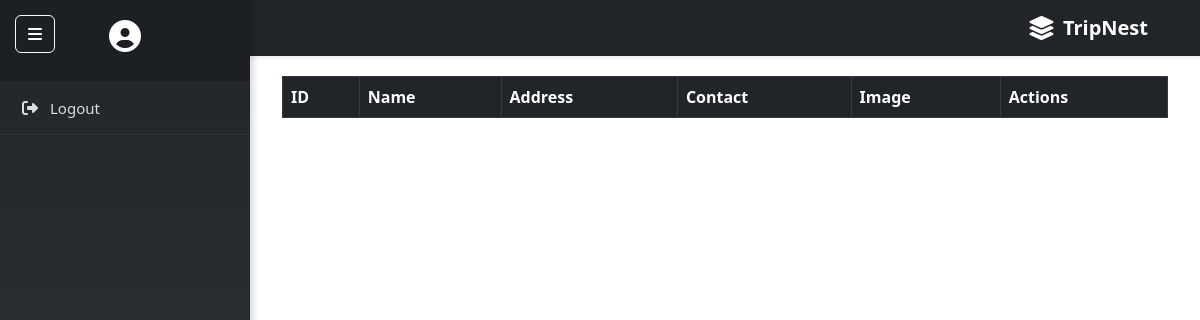
The app's page /CLIENT/manage_destinations.php, older data.
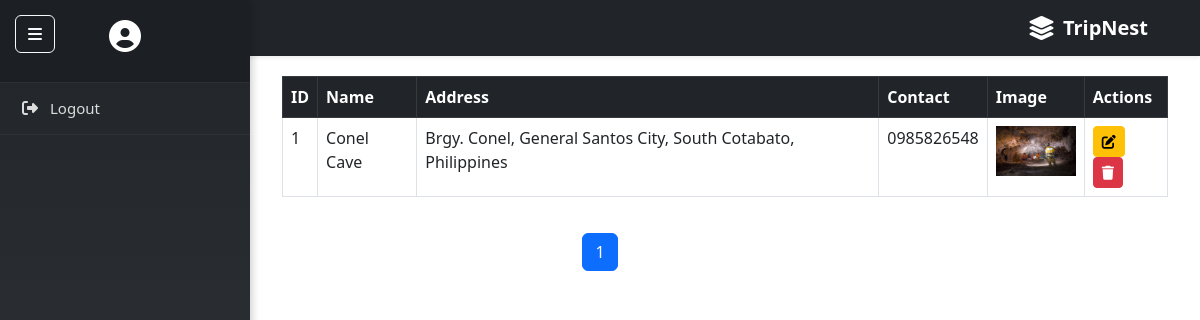
The same page, newer data.
### tables this page shows
CREATE TABLE `destination` (
  `id` int(11) NOT NULL,
  `name` varchar(25) NOT NULL,
  `description` longtext NOT NULL,
  `image` varchar(255) DEFAULT NULL,
  `address` varchar(65) DEFAULT NULL,
  `contact_number` varchar(20) DEFAULT NULL,
  `created_at` timestamp NOT NULL DEFAULT current_timestamp()
);

### CLIENT/manage_destinations.php (the view, shortened to what this page needs)
<?php
include_once "includes/config.php";
include_once "includes/header.php";
include_once "includes/sidebar.php";
include_once "includes/navbar.php";
$limit = 5;
$page = isset($_GET['page']) ? (int) $_GET['page'] : 1;
$offset = ($page - 1) * $limit;
$total_query = $conn->query("SELECT COUNT(*) as total FROM destination");
$total_row = $total_query->fetch_assoc();
$total_records = $total_row['total'];
$total_pages = ceil($total_records / $limit);
$sql = "SELECT * FROM destination ORDER BY id ASC LIMIT $limit OFFSET $offset";
$result = $conn->query($sql);
?>
<div id="main-content">
    <div class="container">
        <table class="table table-bordered table-hover bg-white">
            <thead class="table-dark">
                <tr>
                    <th>ID</th>
                    <th>Name</th>
                    <th>Address</th>
                    <th>Contact</th>
                    <th>Image</th>
                    <th>Actions</th>
                </tr>
            </thead>
            <tbody>
            <?php while($row = $result->fetch_assoc()): ?>
                <tr>
                    <td><?= $row['id'] ?></td>
                    <td><?= htmlspecialchars($row['name']) ?></td>
                    <td><?= htmlspecialchars($row['address']) ?></td>
                    <td><?= htmlspecialchars($row['contact_number']) ?></td>
                    <td><img src="uploads/<?= $row['image'] ?>" width="80" height="50"></td>
                    <td>
                        <a href="#" onclick="confirmEdit(<?= $row['id'] ?>)" class="btn btn-sm btn-warning"><i class="fas fa-edit"></i></a>
                        <a href="delete_destination.php?id=<?= $row['id'] ?>" class="btn btn-sm btn-danger" onclick="return confirmDelete(event)"><i class="fas fa-trash"></i></a>
                    </td>
                </tr>
            <?php endwhile; ?>
            </tbody>
        </table>
    </div>
</div>
<nav>
  <ul class="pagination justify-content-center">
    <?php for ($i = 1; $i <= $total_pages; $i++): ?>
      <li class="page-item <?= ($i == $page) ? 'active' : '' ?>">
        <a class="page-link" href="?page=<?= $i ?>"><?= $i ?></a>
      </li>
    <?php endfor; ?>
  </ul>
</nav>

Row changes from the older to the newer data that the page shows:
added destination: id "1", name "Conel Cave", address "Brgy. Conel, General Santos City, South Cotabato, Philippines", contact_number "0985826548", image (picture)
Text that changed along with them:
new list line: "1"
